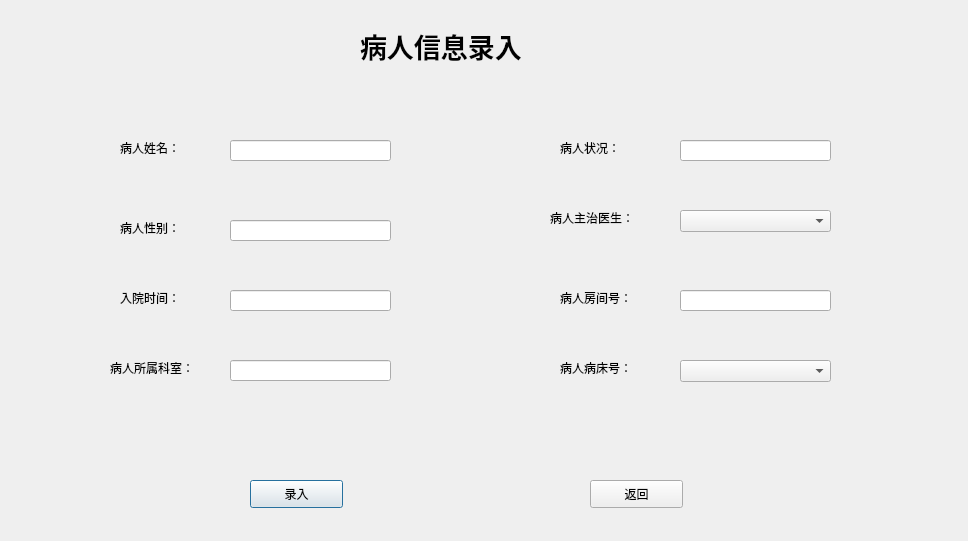
<?xml version="1.0" encoding="UTF-8"?>
<ui version="4.0">
 <class>AddPatient</class>
 <widget class="QDialog" name="AddPatient">
  <property name="geometry">
   <rect>
    <x>0</x>
    <y>0</y>
    <width>968</width>
    <height>541</height>
   </rect>
  </property>
  <property name="windowTitle">
   <string>病人信息录入</string>
  </property>
  <widget class="QLabel" name="label">
   <property name="geometry">
    <rect>
     <x>360</x>
     <y>10</y>
     <width>271</width>
     <height>71</height>
    </rect>
   </property>
   <property name="font">
    <font>
     <pointsize>20</pointsize>
     <weight>75</weight>
     <bold>true</bold>
    </font>
   </property>
   <property name="text">
    <string>病人信息录入</string>
   </property>
  </widget>
  <widget class="QLabel" name="label_2">
   <property name="geometry">
    <rect>
     <x>120</x>
     <y>140</y>
     <width>71</width>
     <height>16</height>
    </rect>
   </property>
   <property name="text">
    <string>病人姓名：</string>
   </property>
  </widget>
  <widget class="QLabel" name="label_3">
   <property name="geometry">
    <rect>
     <x>120</x>
     <y>220</y>
     <width>72</width>
     <height>15</height>
    </rect>
   </property>
   <property name="text">
    <string>病人性别：</string>
   </property>
  </widget>
  <widget class="QLabel" name="label_4">
   <property name="geometry">
    <rect>
     <x>120</x>
     <y>290</y>
     <width>72</width>
     <height>15</height>
    </rect>
   </property>
   <property name="text">
    <string>入院时间：</string>
   </property>
  </widget>
  <widget class="QLabel" name="label_5">
   <property name="geometry">
    <rect>
     <x>110</x>
     <y>360</y>
     <width>121</width>
     <height>16</height>
    </rect>
   </property>
   <property name="text">
    <string>病人所属科室：</string>
   </property>
  </widget>
  <widget class="QLabel" name="label_6">
   <property name="geometry">
    <rect>
     <x>560</x>
     <y>140</y>
     <width>72</width>
     <height>15</height>
    </rect>
   </property>
   <property name="text">
    <string>病人状况：</string>
   </property>
  </widget>
  <widget class="QLabel" name="label_7">
   <property name="geometry">
    <rect>
     <x>550</x>
     <y>210</y>
     <width>111</width>
     <height>16</height>
    </rect>
   </property>
   <property name="text">
    <string>病人主治医生：</string>
   </property>
  </widget>
  <widget class="QLabel" name="label_8">
   <property name="geometry">
    <rect>
     <x>560</x>
     <y>290</y>
     <width>101</width>
     <height>16</height>
    </rect>
   </property>
   <property name="text">
    <string>病人房间号：</string>
   </property>
  </widget>
  <widget class="QLabel" name="label_9">
   <property name="geometry">
    <rect>
     <x>560</x>
     <y>360</y>
     <width>111</width>
     <height>16</height>
    </rect>
   </property>
   <property name="text">
    <string>病人病床号：</string>
   </property>
  </widget>
  <widget class="QLineEdit" name="a">
   <property name="geometry">
    <rect>
     <x>230</x>
     <y>140</y>
     <width>161</width>
     <height>21</height>
    </rect>
   </property>
  </widget>
  <widget class="QLineEdit" name="b">
   <property name="geometry">
    <rect>
     <x>230</x>
     <y>220</y>
     <width>161</width>
     <height>21</height>
    </rect>
   </property>
  </widget>
  <widget class="QLineEdit" name="c">
   <property name="geometry">
    <rect>
     <x>230</x>
     <y>290</y>
     <width>161</width>
     <height>21</height>
    </rect>
   </property>
  </widget>
  <widget class="QLineEdit" name="d">
   <property name="geometry">
    <rect>
     <x>230</x>
     <y>360</y>
     <width>161</width>
     <height>21</height>
    </rect>
   </property>
  </widget>
  <widget class="QLineEdit" name="e">
   <property name="geometry">
    <rect>
     <x>680</x>
     <y>140</y>
     <width>151</width>
     <height>21</height>
    </rect>
   </property>
  </widget>
  <widget class="QLineEdit" name="g">
   <property name="geometry">
    <rect>
     <x>680</x>
     <y>290</y>
     <width>151</width>
     <height>21</height>
    </rect>
   </property>
  </widget>
  <widget class="QPushButton" name="pushButton">
   <property name="geometry">
    <rect>
     <x>250</x>
     <y>480</y>
     <width>93</width>
     <height>28</height>
    </rect>
   </property>
   <property name="text">
    <string>录入</string>
   </property>
  </widget>
  <widget class="QPushButton" name="pushButton_2">
   <property name="geometry">
    <rect>
     <x>590</x>
     <y>480</y>
     <width>93</width>
     <height>28</height>
    </rect>
   </property>
   <property name="text">
    <string>返回</string>
   </property>
  </widget>
  <widget class="QComboBox" name="comboBox">
   <property name="geometry">
    <rect>
     <x>680</x>
     <y>210</y>
     <width>151</width>
     <height>22</height>
    </rect>
   </property>
  </widget>
  <widget class="QComboBox" name="comboBox_2">
   <property name="geometry">
    <rect>
     <x>680</x>
     <y>360</y>
     <width>151</width>
     <height>22</height>
    </rect>
   </property>
  </widget>
 </widget>
 <resources/>
 <connections/>
</ui>
